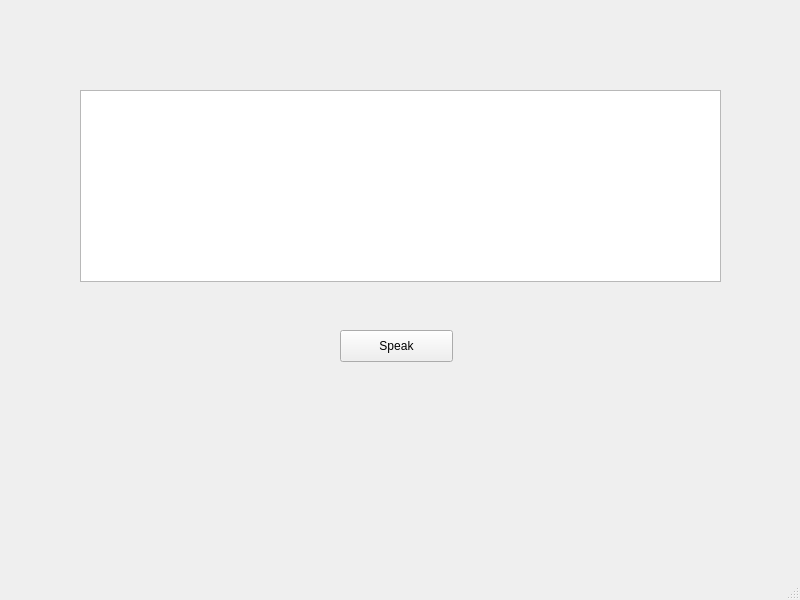
<?xml version="1.0" encoding="UTF-8"?>
<ui version="4.0">
 <class>MainWindow</class>
 <widget class="QMainWindow" name="MainWindow">
  <property name="geometry">
   <rect>
    <x>0</x>
    <y>0</y>
    <width>800</width>
    <height>600</height>
   </rect>
  </property>
  <property name="windowTitle">
   <string>MainWindow</string>
  </property>
  <widget class="QWidget" name="centralwidget">
   <widget class="QPushButton" name="pushButton">
    <property name="geometry">
     <rect>
      <x>340</x>
      <y>330</y>
      <width>113</width>
      <height>32</height>
     </rect>
    </property>
    <property name="text">
     <string>Speak</string>
    </property>
   </widget>
   <widget class="QTextBrowser" name="textBrowser">
    <property name="geometry">
     <rect>
      <x>80</x>
      <y>90</y>
      <width>641</width>
      <height>192</height>
     </rect>
    </property>
   </widget>
  </widget>
  <widget class="QMenuBar" name="menubar">
   <property name="geometry">
    <rect>
     <x>0</x>
     <y>0</y>
     <width>800</width>
     <height>24</height>
    </rect>
   </property>
  </widget>
  <widget class="QStatusBar" name="statusbar"/>
 </widget>
 <resources/>
 <connections/>
</ui>
